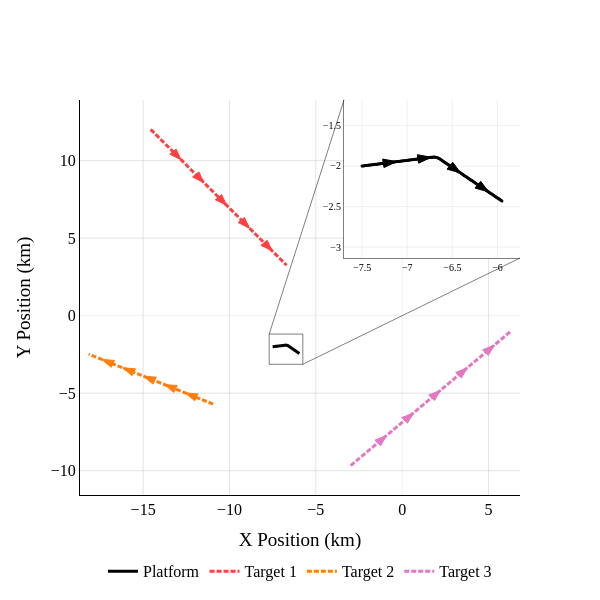

Notebook code cell kept with this figure:
### Code cell
import numpy as np
import plotly.express as px
import plotly.graph_objects as go

# --- 1. Prepare Data (Convert to km) ---
timesteps = [
    SIM_PARAMS["start_time"] + i * SIM_PARAMS["time_interval"]
    for i in range(SIM_PARAMS["num_steps"])
]

plat_x = []
plat_y = []
for entry in platform.platform_history:
    plat_x.append(entry.host.state.state_vector[0] / 1000)
    plat_y.append(entry.host.state.state_vector[2] / 1000)

tgt_x = [[] for _ in range(NUM_TARGETS)]
tgt_y = [[] for _ in range(NUM_TARGETS)]
for idx, target_ground_truth in enumerate(target_ground_truths):
    tgt_x[idx] = [state.state_vector[0] / 1000 for state in target_ground_truth]
    tgt_y[idx] = [state.state_vector[2] / 1000 for state in target_ground_truth]

fig = go.Figure()

# --- 2. Add Traces ---

# A. Main Plot Traces
fig.add_trace(go.Scatter(
    x=plat_x, y=plat_y,
    mode='lines', line=dict(color='black', width=3),
    name='Platform'
))

colors = px.colors.qualitative.Dark24
names = [f"Target {i+1}" for i in range(NUM_TARGETS)]

for i in range(NUM_TARGETS):
    fig.add_trace(go.Scatter(
        x=tgt_x[i], y=tgt_y[i],
        mode='lines', line=dict(color=colors[i], width=3, dash="5px,2px"),
        name=names[i]
    ))

# B. Inset Trace (Platform Only)
fig.add_trace(go.Scatter(
    x=plat_x, y=plat_y,
    mode='lines+markers',
    marker=dict(size=3, color='black'),
    line=dict(color='black', width=1.5),
    showlegend=False,
    xaxis='x2', yaxis='y2'
))

# --- 3. Calculate Ranges & Force Square Geometry ---

# A. Square the Main Axes
# Gather all data points to find the extent
all_x = plat_x + [x for sublist in tgt_x for x in sublist]
all_y = plat_y + [y for sublist in tgt_y for y in sublist]

# Find min/max with a small buffer
min_x, max_x = min(all_x) - 0.5, max(all_x) + 0.5
min_y, max_y = min(all_y) - 0.5, max(all_y) + 0.5

# Calculate the maximum span to force a 1:1 ratio
mid_x = (max_x + min_x) / 2
mid_y = (max_y + min_y) / 2
max_span = max(max_x - min_x, max_y - min_y)

main_x_range = [mid_x - max_span/2, mid_x + max_span/2]
main_y_range = [mid_y - max_span/2, mid_y + max_span/2]

# B. Square the Zoom Box (Platform Only)
p_min_x, p_max_x = min(plat_x), max(plat_x)
p_min_y, p_max_y = min(plat_y), max(plat_y)
p_mid_x = (p_min_x + p_max_x) / 2
p_mid_y = (p_min_y + p_max_y) / 2

# Force the zoom box to be square as well
zoom_pad = 0.2
zoom_span = max(p_max_x - p_min_x, p_max_y - p_min_y) + (zoom_pad * 2)

box_x = [p_mid_x - zoom_span/2, p_mid_x + zoom_span/2]
box_y = [p_mid_y - zoom_span/2, p_mid_y + zoom_span/2]

# C. Define Inset Position (Domain 0-1)
inset_dom_x = [0.6, 1.0]
inset_dom_y = [0.6, 1.0]

# --- 4. Configure Layout ---
fig.update_layout(
    width=600, height=600,
    font=dict(family="Times New Roman", size=16, color="black"),
    showlegend=True,
    legend=dict(x=0.5, y=-0.15, xanchor="center", orientation="h"),
    plot_bgcolor="white",

    # Main Axes (Squared)
    xaxis=dict(title="X Position (km)", range=main_x_range, showgrid=True,
               gridcolor="rgba(200,200,200,0.5)", linecolor="black", zeroline=True,
               zerolinecolor="rgba(200, 200, 200, 0.5)", zerolinewidth=0.5),
    yaxis=dict(title="Y Position (km)", range=main_y_range, showgrid=True,
               gridcolor="rgba(200,200,200,0.5)", linecolor="black", zeroline=True,
               zerolinecolor="rgba(200, 200, 200, 0.5)", zerolinewidth=0.5),

    # Inset Axes (Squared Box + Domain)
    xaxis2=dict(
        domain=inset_dom_x, anchor='y2', range=box_x,
        showgrid=True, gridcolor="rgba(200,200,200,0.25)",
        linecolor="rgba(0,0,0,0.5)", tickfont=dict(size=10)
    ),
    yaxis2=dict(
        domain=inset_dom_y, anchor='x2', range=box_y,
        showgrid=True, gridcolor="rgba(200,200,200,0.25)",
        linecolor="rgba(0,0,0,0.5)", tickfont=dict(size=10)
    ),
)

# --- 5. Add Shapes (Background, Box, Lines) ---

# A. White Background for Inset (Using DOMAIN coordinates)
# Placing it on "domain" layer allows the axis grid to render on top of it.
fig.add_shape(
    type="rect",
    xref="x domain", yref="y domain",
    x0=inset_dom_x[0], y0=inset_dom_y[0],
    x1=inset_dom_x[1], y1=inset_dom_y[1],
    fillcolor="white",
    line=dict(width=0),
    layer="below"
)

# B. Zoom Box around Platform (Using DATA coordinates)
fig.add_shape(
    type="rect",
    xref="x", yref="y",
    x0=box_x[0], y0=box_y[0],
    x1=box_x[1], y1=box_y[1],
    line=dict(color="rgba(0,0,0,0.5)", width=1),
    fillcolor="rgba(0,0,0,0)"
)

# C. Connecting Lines (Data -> Data Calculation)
# Convert Domain edges to Data coordinates for the connection points
def domain_to_data(dom_val, r_min, r_max):
    """Convert domain value (0-1) to data coordinate based on axis range."""
    return r_min + (dom_val * (r_max - r_min))

inset_left_km   = domain_to_data(inset_dom_x[0], main_x_range[0], main_x_range[1])
inset_right_km  = domain_to_data(inset_dom_x[1], main_x_range[0], main_x_range[1])
inset_bottom_km = domain_to_data(inset_dom_y[0], main_y_range[0], main_y_range[1])
inset_top_km    = domain_to_data(inset_dom_y[1], main_y_range[0], main_y_range[1])

# Line 1: Top-Left Box -> Top-Left Inset
fig.add_shape(
    type="line",
    xref="x", yref="y",
    x0=box_x[0],      y0=box_y[1],     # Box Corner
    x1=inset_left_km, y1=inset_top_km, # Inset Corner
    line=dict(color="rgba(0,0,0,0.5)", width=1, dash="solid"),
    layer="above"
)

# Line 2: Bottom-Right Box -> Bottom-Right Inset
fig.add_shape(
    type="line",
    xref="x", yref="y",
    x0=box_x[1],       y0=box_y[0],        # Box Corner
    x1=inset_right_km, y1=inset_bottom_km, # Inset Corner
    line=dict(color="rgba(0,0,0,0.5)", width=1, dash="solid"),
    layer="above"
)

# --- 6. Add Directional Arrows ---
def add_arrowhead(fig, x, y, i, color, size, xref="x", yref="y"):
    """Add a directional arrow shape."""
    if i < 1 or i >= len(x):
        return
    dx = x[i] - x[i-1]
    dy = y[i] - y[i-1]
    magnitude = (dx**2 + dy**2)**0.5
    if magnitude > 0:
        ux, uy = dx/magnitude, dy/magnitude
        vx, vy = -uy, ux
        tip_x, tip_y = x[i], y[i]
        base_x = tip_x - (ux * size)
        base_y = tip_y - (uy * size)
        hw = size * 0.35
        path = (f"M {tip_x},{tip_y} L {base_x + vx*hw},{base_y + vy*hw} L "
                f"{base_x - vx*hw},{base_y - vy*hw} Z")
        fig.add_shape(type="path", path=path, fillcolor=color,
                      line=dict(color=color, width=1), xref=xref, yref=yref,
                      layer="above")

# Main Plot Arrows
for tgt_idx in range(NUM_TARGETS):
    for i in range(40, len(tgt_x[tgt_idx]), 30):
        add_arrowhead(fig, tgt_x[tgt_idx], tgt_y[tgt_idx], i, colors[tgt_idx], size=0.7)

# Inset Arrows
for i in range(40, len(plat_x), 40):
    add_arrowhead(fig, plat_x, plat_y, i, "black", size=0.15, xref="x2", yref="y2")

fig.show()
fig.write_image("figs/mt_world_picture.pdf")

### Figure 1 — Plotly figure (JSON) as saved in the notebook; plotly's stock layout.template omitted (floating-point values rounded to 4 significant figures; data arrays with more than 128 entries replaced by an {"elided": "..."} marker saying what was removed)
{"data": [{"line": {"color": "black", "width": 3}, "mode": "lines", "name": "Platform", "type": "scatter", "x": {"elided": "180 float values"}, "y": {"elided": "180 float values"}}, {"line": {"color": "#ff4141", "dash": "5px,2px", "width": 3}, "mode": "lines", "name": "Target 1", "type": "scatter", "x": {"elided": "180 float values"}, "y": {"elided": "180 float values"}}, {"line": {"color": "#ff7f0e", "dash": "5px,2px", "width": 3}, "mode": "lines", "name": "Target 2", "type": "scatter", "x": {"elided": "180 float values"}, "y": {"elided": "180 float values"}}, {"line": {"color": "#e377c2", "dash": "5px,2px", "width": 3}, "mode": "lines", "name": "Target 3", "type": "scatter", "x": {"elided": "180 float values"}, "y": {"elided": "180 float values"}}, {"line": {"color": "black", "width": 1.5}, "marker": {"color": "black", "size": 3}, "mode": "lines+markers", "showlegend": false, "type": "scatter", "x": {"elided": "180 float values"}, "xaxis": "x2", "y": {"elided": "180 float values"}, "yaxis": "y2"}], "layout": {"font": {"color": "black", "family": "Times New Roman", "size": 16}, "height": 600, "legend": {"orientation": "h", "x": 0.5, "xanchor": "center", "y": -0.15}, "plot_bgcolor": "white", "shapes": [{"fillcolor": "white", "layer": "below", "line": {"width": 0}, "type": "rect", "x0": 0.6, "x1": 1, "xref": "x domain", "y0": 0.6, "y1": 1, "yref": "y domain"}, {"fillcolor": "rgba(0,0,0,0)", "line": {"color": "rgba(0,0,0,0.5)", "width": 1}, "type": "rect", "x0": -7.7, "x1": -5.751, "xref": "x", "y0": -3.135, "y1": -1.186, "yref": "y"}, {"layer": "above", "line": {"color": "rgba(0,0,0,0.5)", "dash": "solid", "width": 1}, "type": "line", "x0": -7.7, "x1": -3.367, "xref": "x", "y0": -1.186, "y1": 13.91, "yref": "y"}, {"layer": "above", "line": {"color": "rgba(0,0,0,0.5)", "dash": "solid", "width": 1}, "type": "line", "x0": -5.751, "x1": 6.825, "xref": "x", "y0": -3.135, "y1": 3.722, "yref": "y"}, {"fillcolor": "#ff4141", "layer": "above", "line": {"color": "#ff4141", "width": 1}, "path": "M -12.804013666000005,10.061815596000008 L -13.089229532084978,10.746415413216896 L -13.453899451782977,10.419129835063115 Z", "type": "path", "xref": "x", "yref": "y"}, {"fillcolor": "#ff4141", "layer": "above", "line": {"color": "#ff4141", "width": 1}, "path": "M -11.484960590500007,8.592093093000013 L -11.770176456584995,9.276692910216896 L -12.134846376282987,8.949407332063108 Z", "type": "path", "xref": "x", "yref": "y"}, {"fillcolor": "#ff4141", "layer": "above", "line": {"color": "#ff4141", "width": 1}, "path": "M -10.165907515000011,7.1223705900000205 L -10.451123381084999,7.8069704072169035 L -10.81579330078299,7.479684829063116 Z", "type": "path", "xref": "x", "yref": "y"}, {"fillcolor": "#ff4141", "layer": "above", "line": {"color": "#ff4141", "width": 1}, "path": "M -8.846854439500015,5.652648087000027 L -9.132070305584989,6.337247904216916 L -9.496740225282988,6.009962326063135 Z", "type": "path", "xref": "x", "yref": "y"}, {"fillcolor": "#ff4141", "layer": "above", "line": {"color": "#ff4141", "width": 1}, "path": "M -7.527801364000019,4.182925584000033 L -7.813017230084999,4.86752540121692 L -8.177687149782995,4.540239823063136 Z", "type": "path", "xref": "x", "yref": "y"}, {"fillcolor": "#ff7f0e", "layer": "above", "line": {"color": "#ff7f0e", "width": 1}, "path": "M -12.555347926000016,-4.982971360000004 L -12.016187324953012,-5.492216729422873 L -11.816296535340992,-5.044842532325763 Z", "type": "path", "xref": "x", "yref": "y"}, {"fillcolor": "#ff7f0e", "layer": "above", "line": {"color": "#ff7f0e", "width": 1}, "path": "M -13.764087920500026,-4.442895527500007 L -13.224927319453014,-4.952140896922867 L -13.025036529841001,-4.504766699825753 Z", "type": "path", "xref": "x", "yref": "y"}, {"fillcolor": "#ff7f0e", "layer": "above", "line": {"color": "#ff7f0e", "width": 1}, "path": "M -14.972827915000035,-3.90281969500001 L -14.433667313953041,-4.412065064422888 L -14.233776524341014,-3.9646908673257815 Z", "type": "path", "xref": "x", "yref": "y"}, {"fillcolor": "#ff7f0e", "layer": "above", "line": {"color": "#ff7f0e", "width": 1}, "path": "M -16.181567909500046,-3.3627438625000132 L -15.642407308453055,-3.871989231922895 L -15.442516518841025,-3.42461503482579 Z", "type": "path", "xref": "x", "yref": "y"}, {"fillcolor": "#ff7f0e", "layer": "above", "line": {"color": "#ff7f0e", "width": 1}, "path": "M -17.39030790400001,-2.822668030000016 L -16.851147302953024,-3.3319133994229024 L -16.65125651334099,-2.8845392023257994 Z", "type": "path", "xref": "x", "yref": "y"}, {"fillcolor": "#e377c2", "layer": "above", "line": {"color": "#e377c2", "width": 1}, "path": "M -0.9014708999999964,-7.730167728000011 L -1.580226764903543,-8.029024676821749 L -1.245710015614826,-8.387072920003181 Z", "type": "path", "xref": "x", "yref": "y"}, {"fillcolor": "#e377c2", "layer": "above", "line": {"color": "#e377c2", "width": 1}, "path": "M 0.6582143100000037,-6.272987484000019 L -0.02054155490354309,-6.571844432821755 L 0.31397519438517346,-6.929892676003187 Z", "type": "path", "xref": "x", "yref": "y"}, {"fillcolor": "#e377c2", "layer": "above", "line": {"color": "#e377c2", "width": 1}, "path": "M 2.2178995200000045,-4.815807240000027 L 1.5391436550964575,-5.114664188821763 L 1.8736604043851741,-5.4727124320031955 Z", "type": "path", "xref": "x", "yref": "y"}, {"fillcolor": "#e377c2", "layer": "above", "line": {"color": "#e377c2", "width": 1}, "path": "M 3.7775847300000116,-3.3586269960000283 L 3.098828865096463,-3.6574839448217618 L 3.4333456143851784,-4.015532188003196 Z", "type": "path", "xref": "x", "yref": "y"}, {"fillcolor": "#e377c2", "layer": "above", "line": {"color": "#e377c2", "width": 1}, "path": "M 5.337269940000018,-1.9014467520000236 L 4.6585140750964715,-2.20030370082176 L 4.993030824385189,-2.5583519440031917 Z", "type": "path", "xref": "x", "yref": "y"}, {"fillcolor": "black", "layer": "above", "line": {"color": "black", "width": 1}, "path": "M -7.115920485999996,-1.9460169706000032 L -7.271767615669004,-1.9149055229652283 L -7.257153331994559,-2.018883514447478 Z", "type": "path", "xref": "x2", "yref": "y2"}, {"fillcolor": "black", "layer": "above", "line": {"color": "black", "width": 1}, "path": "M -6.731840971999991,-1.8920339412000067 L -6.887688101668999,-1.8609224935652318 L -6.873073817994554,-1.9649004850474818 Z", "type": "path", "xref": "x2", "yref": "y2"}, {"fillcolor": "black", "layer": "above", "line": {"color": "black", "width": 1}, "path": "M -6.407588207660682,-2.0870362957959956 L -6.495789654283018,-1.954836617983502 L -6.55897933806589,-2.0386940199431427 Z", "type": "path", "xref": "x2", "yref": "y2"}, {"fillcolor": "black", "layer": "above", "line": {"color": "black", "width": 1}, "path": "M -6.09783121263872,-2.3204497585024986 L -6.186032659261056,-2.188250080690005 L -6.249222343043928,-2.2721074826496457 Z", "type": "path", "xref": "x2", "yref": "y2"}], "showlegend": true, "width": 600, "xaxis": {"gridcolor": "rgba(200,200,200,0.5)", "linecolor": "black", "range": [-18.66, 6.825], "showgrid": true, "title": {"text": "X Position (km)"}, "zeroline": true, "zerolinecolor": "rgba(200, 200, 200, 0.5)", "zerolinewidth": 0.5}, "xaxis2": {"anchor": "y2", "domain": [0.6, 1], "gridcolor": "rgba(200,200,200,0.25)", "linecolor": "rgba(0,0,0,0.5)", "range": [-7.7, -5.751], "showgrid": true, "tickfont": {"size": 10}}, "yaxis": {"gridcolor": "rgba(200,200,200,0.5)", "linecolor": "black", "range": [-11.57, 13.91], "showgrid": true, "title": {"text": "Y Position (km)"}, "zeroline": true, "zerolinecolor": "rgba(200, 200, 200, 0.5)", "zerolinewidth": 0.5}, "yaxis2": {"anchor": "x2", "domain": [0.6, 1], "gridcolor": "rgba(200,200,200,0.25)", "linecolor": "rgba(0,0,0,0.5)", "range": [-3.135, -1.186], "showgrid": true, "tickfont": {"size": 10}}}}
